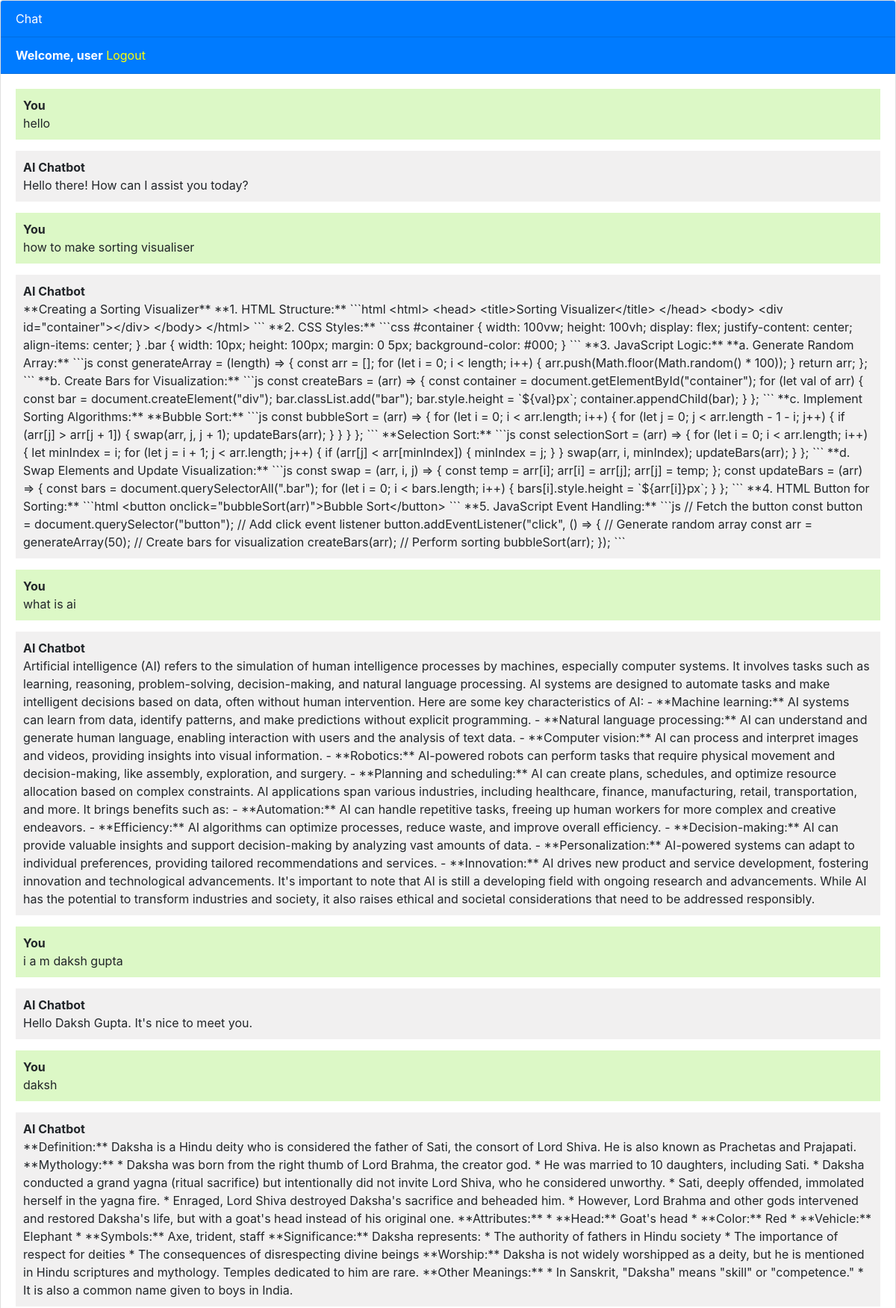
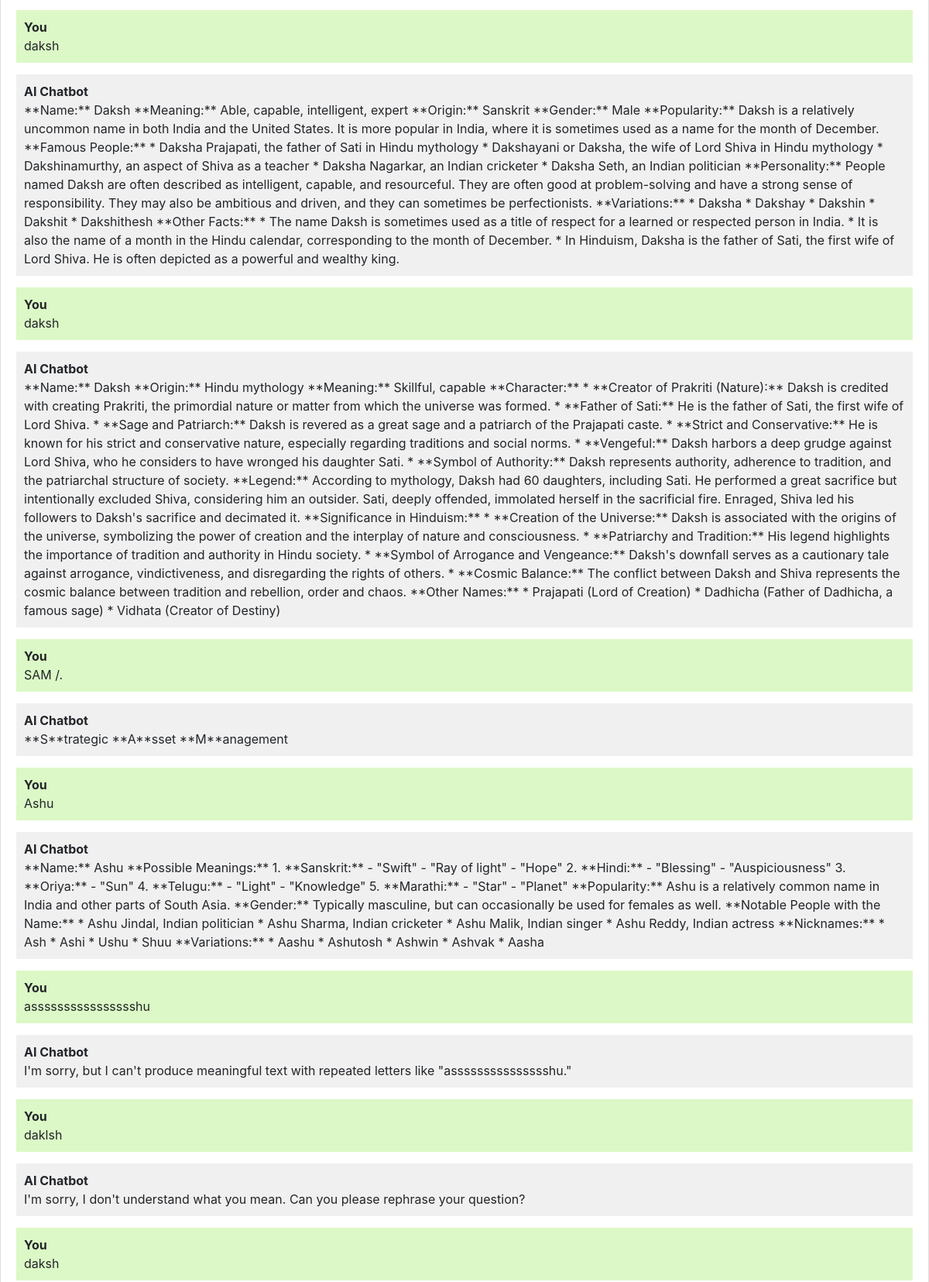
Screenshot of / (signed in, upper part) with the database file from the repository (2 pictures, top to bottom).
### chatbot/models.py (models this page shows, shortened)
class Chat(models.Model):
    user = models.ForeignKey(User, on_delete=models.CASCADE)
    message= models.TextField()
    response= models.TextField()
    created_at = models.DateTimeField(auto_now_add=True)

### chatbot/views.py (the view)
# urls.py: path('',views.chatbot, name='chatbot'),
def chatbot(request):
    if not request.user.is_authenticated:
        return redirect('login')
    else:
        chats = Chat.objects.filter(user=request.user)
        if request.method == 'POST':
            message =request.POST.get('message')
            response = generate_response(message)
            chat =Chat(user=request.user, message=message, response=response,created_at=timezone.now())
            chat.save()
            return JsonResponse({'message':message, 'response':response})
    return render(request,'chatbot.html', {'chats': chats})

### templates/chatbot.html (shortened to what this page needs)
{% extends 'base.html' %}
{% block content %}
<div class="chat-container">
  <div class="card flex-grow-1">
    <div class="card-header bg-primary text-white">Chat</div>
    {% if user.is_authenticated %}
    <div class="card-header bg-primary text-white"><b>Welcome, {{user.username}}</b>   <a style="color: yellow;" href="logout">Logout</a></div>
    {% else %}
    <div class="card-header bg-primary text-white"><a style="color: yellow" href="login">Login</a>   <a style="color: yellow;" href="register">Register</a></div>
    {% endif %}
    <div class="card-body messages-box">
      <ul class="list-unstyled messages-list">
        {% for chat in chats %}
          {% if chat.user == request.user %}
            <li class="message sent">
          <div class="message-text">
            <div class="message-sender">
              <b>You</b>
            </div>
            <div class="message-content">
              {{chat.message}}
            </div>
          </div>
        </li>
        <li class="message received">
          <div class="message-text">
            <div class="message-sender">
              <b>AI Chatbot</b>
            </div>
            <div class="message-content">
              {{chat.response}}
            </div>
          </div>
        </li>
          {% endif %}
        {% endfor %}
      </ul>
    </div>
    <br><br>
    <br><br>
    <br><br>
  </div>
</div>
{% endblock %}

### templates/base.html (shortened to what this page needs)
<!DOCTYPE html>
<html lang="en">
  <head>
    <link rel="stylesheet" href="https://stackpath.bootstrapcdn.com/bootstrap/4.3.1/css/bootstrap.min.css">
  </head>
  <body>
    {% block content %}{% endblock %}
  </body>
</html>

### templates/chatbot.html (style rules this page uses)
body, html { height: 100%; }
.messages-box { flex: 1; overflow-y: auto; }
.messages-list { padding-left: 0; }
.message { margin-bottom: 15px; list-style: none; }
.message-text { padding: 10px; border-radius: 5px; }
.sent { background-color: #dcf8c6; align-self: flex-end; }
.received { background-color: #f1f0f0; align-self: flex-start; }
.chat-container { height: 100%; display: flex; flex-direction: column; }

### rows the page displays
Chat: message "hello", response "Hello there! How can I assist you today?"
Chat: message "how to make sorting visualiser", response "**Creating a Sorting Visualizer** **1. HTML Structure:** ```html <html> <head> <title>Sorting Visualizer</title> </head> <body> <div id=\"container\"></div> </body> </html> ``` **2. CSS Styles:** ```css #container { width: 100vw; height: 100vh; display: flex; justify-content: center; align-items: center; } .bar { width: 10px; height: 100px; margin: 0 5px; background-color: #000; } ``` **3. JavaScript Logic:** **a. Generate Random Array:** ```js const generateArray = (length) => { const arr = []; for (let i = 0; i < length; i++) { arr.push(Math.floor(Math.random() * 100)); } return arr; }; ``` **b. Create Bars for Visualization:** ```js const createBars = (arr) => { const container =…"
Chat: message "what is ai", response "Artificial intelligence (AI) refers to the simulation of human intelligence processes by machines, especially computer systems. It involves tasks such as learning, reasoning, problem-solving, decision-making, and natural language processing. AI systems are designed to automate tasks and make intelligent decisions based on data, often without human intervention. Here are some key characteristics of AI: - **Machine learning:** AI systems can learn from data, identify patterns, and make predictions without explicit programming. - **Natural language processing:** AI can understand and generate human language, enabling interaction with users and the analysis of text data. - **Computer vision:**…"
Chat: message "i a m daksh gupta", response "Hello Daksh Gupta. It's nice to meet you."
Chat: message "daksh", response "**Definition:** Daksha is a Hindu deity who is considered the father of Sati, the consort of Lord Shiva. He is also known as Prachetas and Prajapati. **Mythology:** * Daksha was born from the right thumb of Lord Brahma, the creator god. * He was married to 10 daughters, including Sati. * Daksha conducted a grand yagna (ritual sacrifice) but intentionally did not invite Lord Shiva, who he considered unworthy. * Sati, deeply offended, immolated herself in the yagna fire. * Enraged, Lord Shiva destroyed Daksha's sacrifice and beheaded him. * However, Lord Brahma and other gods intervened and restored Daksha's life, but with a goat's head instead of his original one. **Attributes:** * **Head:**…"
Chat: message "daksh", response "**Name:** Daksh **Meaning:** Able, capable, intelligent, expert **Origin:** Sanskrit **Gender:** Male **Popularity:** Daksh is a relatively uncommon name in both India and the United States. It is more popular in India, where it is sometimes used as a name for the month of December. **Famous People:** * Daksha Prajapati, the father of Sati in Hindu mythology * Dakshayani or Daksha, the wife of Lord Shiva in Hindu mythology * Dakshinamurthy, an aspect of Shiva as a teacher * Daksha Nagarkar, an Indian cricketer * Daksha Seth, an Indian politician **Personality:** People named Daksh are often described as intelligent, capable, and resourceful. They are often good at problem-solving and have a…"
Chat: message "daksh", response "**Name:** Daksh **Origin:** Hindu mythology **Meaning:** Skillful, capable **Character:** * **Creator of Prakriti (Nature):** Daksh is credited with creating Prakriti, the primordial nature or matter from which the universe was formed. * **Father of Sati:** He is the father of Sati, the first wife of Lord Shiva. * **Sage and Patriarch:** Daksh is revered as a great sage and a patriarch of the Prajapati caste. * **Strict and Conservative:** He is known for his strict and conservative nature, especially regarding traditions and social norms. * **Vengeful:** Daksh harbors a deep grudge against Lord Shiva, who he considers to have wronged his daughter Sati. * **Symbol of Authority:** Daksh…"
Chat: message "SAM /.", response "**S**trategic **A**sset **M**anagement"
Chat: message "Ashu", response "**Name:** Ashu **Possible Meanings:** 1. **Sanskrit:** - \"Swift\" - \"Ray of light\" - \"Hope\" 2. **Hindi:** - \"Blessing\" - \"Auspiciousness\" 3. **Oriya:** - \"Sun\" 4. **Telugu:** - \"Light\" - \"Knowledge\" 5. **Marathi:** - \"Star\" - \"Planet\" **Popularity:** Ashu is a relatively common name in India and other parts of South Asia. **Gender:** Typically masculine, but can occasionally be used for females as well. **Notable People with the Name:** * Ashu Jindal, Indian politician * Ashu Sharma, Indian cricketer * Ashu Malik, Indian singer * Ashu Reddy, Indian actress **Nicknames:** * Ash * Ashi * Ushu * Shuu **Variations:** * Aashu * Ashutosh * Ashwin * Ashvak * Aasha"
Chat: message "asssssssssssssssshu", response "I'm sorry, but I can't produce meaningful text with repeated letters like \"assssssssssssssshu.\""
Chat: message "daklsh", response "I'm sorry, I don't understand what you mean. Can you please rephrase your question?"
Chat: message "daksh"

### other values shown
{{ user.username }} "user"
